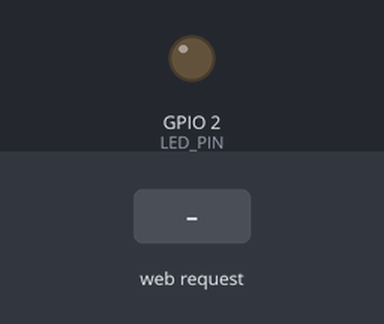
Simulated run of this sketch. Board: ESP32. Parts: output pins drawn as LEDs (lit = HIGH). Inputs (shaded band) come from the test bench. WiFi joins after 1.5 s; servers stay silent unless stated; what the sketch prints to the serial monitor is not drawn.

Above: at 3.7 s.
3.8 s: HTTP request GET /on received
At 4.9 s:
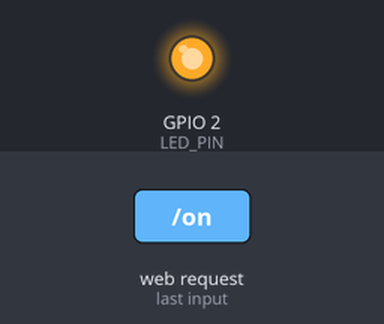
5.3 s: HTTP request GET /off received
At 6.0 s:
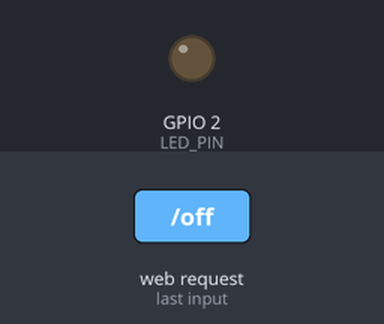
Timing chart, 0 to 8.3 s (numbered marks = the images above; inputs shaded):
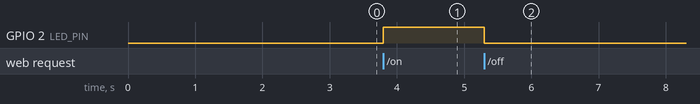

The sketch:

mDNS_Web_Server.ino
```cpp
/*
 * ESP32 扩展教程：mDNS_Web_Server - 用域名代替 IP 地址访问 ESP32
 *
 * 学习目标：
 * 1. 理解 IP 地址访问设备的不便之处
 * 2. 理解 DNS 和 mDNS 的基本作用
 * 3. 学会用 ESPmDNS 库让 ESP32 响应 "esp32.local" 域名
 * 4. 在手机/电脑浏览器中通过 http://esp32.local 控制 LED
 *
 * 前置知识：
 * - 建议先学习第 06 课（WiFi_Connect）和第 07 课（Web_Server_LED）。
 * - 需要知道 STA 模式、IP 地址、HTTP 请求/响应的基本概念。
 *
 * 硬件连接：
 * - ESP32 GPIO2  →  LED 正极（长脚）
 * - LED 负极（短脚） →  330Ω 电阻  →  GND
 *
 * 为什么加 330Ω 电阻？
 * LED 导通后内阻很小，直接接 3.3V 会流过过大电流导致烧坏。
 * 330Ω 电阻把电流限制在约 10mA 以内，让 LED 安全工作。
 *
 * 使用步骤：
 * 1. 修改下方的 ssid 和 password 为你自己的 Wi-Fi 信息。
 * 2. 上传代码到 ESP32，打开串口监视器获取 IP 地址。
 * 3. 确保手机/电脑和 ESP32 连接到同一个 Wi-Fi。
 * 4. 打开浏览器，访问 http://esp32.local，即可看到控制页面。
 *
 * 注意事项：
 * - mDNS 在部分 Android 手机上可能不支持 .local 域名，
 *   如果访问不了，可以使用串口打印出的 IP 地址访问。
 * - Windows 电脑通常需要安装 Bonjour（iTunes 会自带）或 Apple Print Service 才能解析 .local。
 */

#include <WiFi.h>
#include <WebServer.h>
#include <ESPmDNS.h>

// ===== 修改这里：填入你的 Wi-Fi 信息 =====
const char* ssid = "YOUR_WIFI_SSID";
const char* password = "YOUR_WIFI_PASSWORD";

// LED 引脚选择 GPIO2，这是大多数 ESP32 开发板板载 LED 所在引脚。
#define LED_PIN 2

// 创建 WebServer 对象，监听 80 端口（HTTP 默认端口）。
WebServer server(80);

// 记录 LED 当前状态。
bool ledState = false;

// mDNS 主机名。
// 主机名是域名前面的部分，例如 "esp32" 对应 "esp32.local"。
// 只能使用英文字母、数字和连字符，不能用中文或空格。
const char* MDNS_HOSTNAME = "esp32";

/*
 * 生成网页内容
 * 为什么用函数生成 HTML？
 * 因为 LED 状态会变化，网页上的按钮和提示也要跟着变化。
 * 每次有浏览器访问，我们就根据 ledState 重新拼一份 HTML 返回。
 */
String generateHTML() {
  String html = "<!DOCTYPE html><html lang='zh-CN'>";
  html += "<head>";
  html += "<meta charset='UTF-8'>";
  // viewport 让手机浏览器以正确比例显示页面。
  html += "<meta name='viewport' content='width=device-width, initial-scale=1.0'>";
  html += "<title>ESP32 mDNS 控制</title>";
  html += "<style>";
  html += "body{font-family:'Microsoft YaHei',Arial,sans-serif;text-align:center;background:#f0f2f5;margin:0;padding:20px;}";
  html += ".container{max-width:400px;margin:40px auto;background:white;padding:30px;border-radius:20px;box-shadow:0 4px 20px rgba(0,0,0,0.1);}";
  html += "h1{color:#333;}";
  html += ".info{color:#666;font-size:14px;margin-bottom:20px;}";
  html += ".status{font-size:60px;margin:20px 0;}";
  html += ".btn{display:inline-block;padding:15px 50px;font-size:22px;color:white;border:none;border-radius:10px;cursor:pointer;text-decoration:none;transition:0.3s;}";
  html += ".btn:hover{opacity:0.85;transform:translateY(-2px);}";
  html += "</style>";
  html += "</head><body>";
  html += "<div class='container'>";
  html += "<h1>ESP32 mDNS 控制</h1>";
  html += "<p class='info'>访问地址：http://esp32.local</p>";

  if (ledState) {
    html += "<div class='status' style='color:#4CAF50'>●</div>";
    html += "<p>LED 状态：<strong>点亮</strong></p>";
    html += "<a href='/off' class='btn' style='background:#f44336'>关闭 LED</a>";
  } else {
    html += "<div class='status' style='color:#ccc'>●</div>";
    html += "<p>LED 状态：<strong>熄灭</strong></p>";
    html += "<a href='/on' class='btn' style='background:#4CAF50'>打开 LED</a>";
  }

  html += "</div></body></html>";
  return html;
}

// 处理根路径 "/"
void handleRoot() {
  server.send(200, "text/html; charset=utf-8", generateHTML());
}

// 处理 "/on" 请求
void handleOn() {
  ledState = true;
  digitalWrite(LED_PIN, HIGH);
  Serial.println("收到命令：开灯");

  server.sendHeader("Location", "/");
  server.send(302, "text/plain", "");
}

// 处理 "/off" 请求
void handleOff() {
  ledState = false;
  digitalWrite(LED_PIN, LOW);
  Serial.println("收到命令：关灯");

  server.sendHeader("Location", "/");
  server.send(302, "text/plain", "");
}

// 处理不存在的路径
void handleNotFound() {
  server.send(404, "text/plain; charset=utf-8", "页面不存在");
}

void setup() {
  Serial.begin(115200);
  delay(1000);
  Serial.println("================================");
  Serial.println("ESP32 扩展教程：mDNS Web 服务器");
  Serial.println("================================");

  // 初始化 LED
  pinMode(LED_PIN, OUTPUT);
  digitalWrite(LED_PIN, LOW);

  // 连接 Wi-Fi
  WiFi.mode(WIFI_STA);
  WiFi.begin(ssid, password);

  Serial.print("正在连接 Wi-Fi");
  int retry = 0;
  while (WiFi.status() != WL_CONNECTED && retry < 30) {
    delay(500);
    Serial.print(".");
    retry++;
  }
  Serial.println();

  if (WiFi.status() != WL_CONNECTED) {
    Serial.println("Wi-Fi 连接失败，请检查配置");
    return;
  }

  Serial.print("Wi-Fi 已连接，IP 地址：");
  Serial.println(WiFi.localIP());

  // ===== mDNS 启动 =====
  // DNS（Domain Name System，域名系统）的作用是把人类好记的域名
  // （例如 www.example.com）转换成机器能识别的 IP 地址。
  //
  // mDNS（Multicast DNS，多播 DNS）是 DNS 的一种简化版本，
  // 它不需要专门的 DNS 服务器，设备直接在局域网内广播自己的名字。
  // 其他设备收到广播后，就知道 "esp32.local" 对应的 IP 地址是多少。
  //
  // MDNS.begin(hostname) 启动 mDNS 服务，向局域网宣告自己的主机名。
  // 这里的主机名是 "esp32"，所以其他设备可以用 "esp32.local" 找到它。
  if (!MDNS.begin(MDNS_HOSTNAME)) {
    Serial.println("mDNS 启动失败");
    return;
  }

  Serial.print("mDNS 已启动，可通过 http://");
  Serial.print(MDNS_HOSTNAME);
  Serial.println(".local 访问");

  // MDNS.addService() 向局域网广播本设备提供的服务。
  // 参数 "http" 表示提供 HTTP 服务，"tcp" 表示使用 TCP 协议，80 是端口号。
  // 这样某些网络工具（例如 Bonjour 浏览器）可以发现这是一台 Web 服务器。
  MDNS.addService("http", "tcp", 80);

  // 注册路由处理函数
  server.on("/", handleRoot);
  server.on("/on", handleOn);
  server.on("/off", handleOff);
  server.onNotFound(handleNotFound);

  // 启动 Web 服务器
  server.begin();
  Serial.println("HTTP 服务器已启动");
}

void loop() {
  // 处理客户端 HTTP 请求
  server.handleClient();

  // MDNS.update() 必须在 loop() 中定期调用，
  // 它的作用是维持 mDNS 服务，及时响应局域网内其他设备的查询请求。
  // 如果长时间不调用，其他设备可能无法解析 esp32.local。
  MDNS.update();
}

/*
 * 扩展练习：
 * 1. 修改 MDNS_HOSTNAME 为你喜欢的名字（例如 "myesp"），
 *    然后通过 http://myesp.local 访问。
 * 2. 在网页上同时显示 ESP32 的 IP 地址、MAC 地址和 Wi-Fi 信号强度。
 * 3. 把本节课和第 06 课结合：当 Wi-Fi 连接失败时，自动进入 AP 模式
 *    并用 mDNS 提供配网页面。
 */
```

Measured:
- after the input at 3.8 s, GPIO 2 (LED_PIN): LOW → HIGH at once
- after the input at 5.3 s, GPIO 2 (LED_PIN): HIGH → LOW at once
